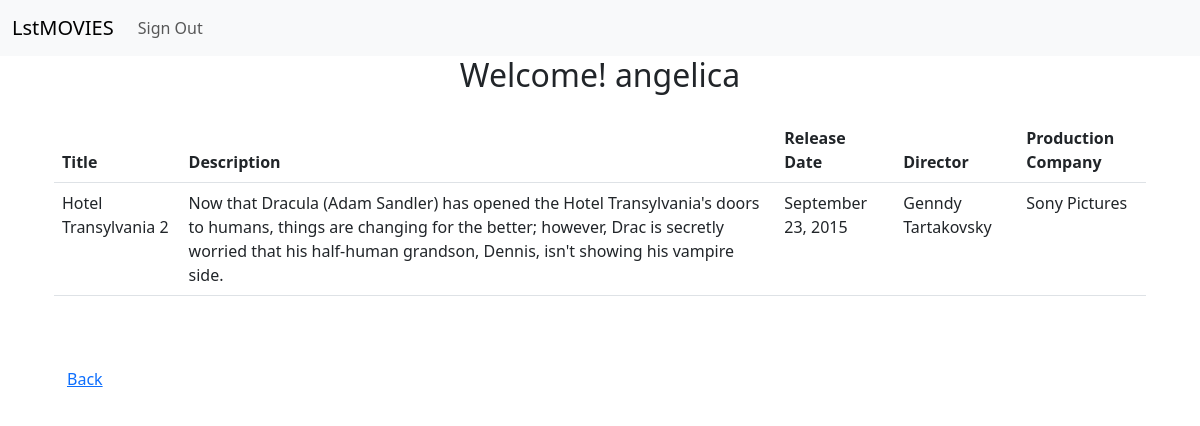
Page /detail_view/18/ (signed in) on the committed database.
### socialapp/models.py (models this page shows, shortened)
class Movie(models.Model):
    userid = models.ForeignKey(User, on_delete=models.CASCADE, null=True)
    title = models.CharField(max_length=255)
    description = models.TextField()
    release_date = models.CharField(max_length=255)
    director = models.CharField(max_length=255)
    production_company = models.CharField(max_length=255)

### socialapp/views.py (the view)
# urls.py: path('detail_view/<id>/', detail_view, name='detail_view'),
@login_required
def detail_view(request, id):
    context = {}
    context['data'] = Movie.objects.get(id=id)
    return render(request, 'detail_view.html', context)

### socialapp/templates/detail_view.html (shortened to what this page needs)
{% extends "base.html" %}
{% block content %}
<div class="container">
		<table class="table">
			<thead>
			<tr>
				<th scope="col">Title</th>
				<th scope="col">Description</th>
				<th scope="col">Release Date</th>
				<th scope="col">Director</th>
				<th scope="col">Production Company</th>
			</tr>
			</thead>
			<tbody>
			<tr>
				<td>{{ data.title }}</td>
				<td>{{ data.description }}</td>
				<td>{{ data.release_date }}</td>
				<td>{{ data.director }}</td>
				<td>{{ data.production_company }}</td>
			</tr>
			</tbody>
		</table>
		<br>
		<br>
    	<a class="btn btn-link" href="{% url 'list_view' %}" role="button">Back</a>
</div>
{% endblock %}

### socialapp/templates/base.html (shortened to what this page needs)
{% load i18n %}
<!DOCTYPE html>
<html>
  <head>
    <link href="https://cdn.jsdelivr.net/npm/bootstrap@5.3.0-alpha3/dist/css/bootstrap.min.css" rel="stylesheet">
  </head>
  <body>
    <nav class="navbar navbar-expand-lg navbar-light bg-light">
      <div class="container-fluid">
        <a class="navbar-brand" href="{% url 'home' %}">LstMOVIES</a>
        <div class="collapse navbar-collapse" id="navbarNav">
          <ul class="navbar-nav">
            {% if user.is_authenticated %}
            <li class="nav-item">
              <a class="nav-link" href="{% url 'account_logout' %}">{% trans "Sign Out" %}</a>
            </li>
            {% endif %}
          </ul>
        </div>
      </div>
    </nav>
    <div class="container">
      {% if user.is_authenticated %}
          <h2 class="text-center">Welcome! {{ user.username }}</h2>
      {% endif %}
    </div>
    <div class="container mt-4">
      {% block content %}{% endblock %}
    </div>
  </body>
</html>

### rows in the picture
Movie: title "Hotel Transylvania 2", description "Now that Dracula (Adam Sandler) has opened the Hotel Transylvania's doors to humans, things are changing for the better; however, Drac is secretly worried that his half-human grandson, Dennis, isn't showing his vampire side.", release_date "September 23, 2015", director "Genndy Tartakovsky", production_company "Sony Pictures"

### other values in the picture
{{ user.username }} "angelica"
